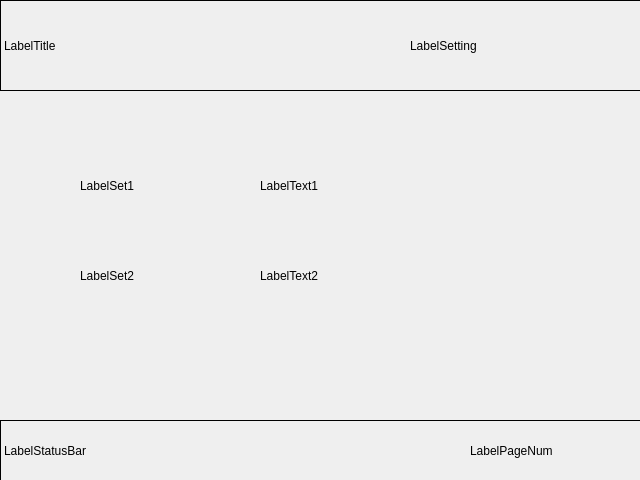
<?xml version="1.0" encoding="UTF-8"?>
<ui version="4.0">
 <class>DlgPicOrVid</class>
 <widget class="QDialog" name="DlgPicOrVid">
  <property name="geometry">
   <rect>
    <x>0</x>
    <y>0</y>
    <width>640</width>
    <height>480</height>
   </rect>
  </property>
  <property name="windowTitle">
   <string>Dialog</string>
  </property>
  <widget class="QLabel" name="LabelTitle">
   <property name="geometry">
    <rect>
     <x>0</x>
     <y>0</y>
     <width>641</width>
     <height>91</height>
    </rect>
   </property>
   <property name="frameShape">
    <enum>QFrame::Box</enum>
   </property>
   <property name="text">
    <string>LabelTitle</string>
   </property>
  </widget>
  <widget class="QLabel" name="LabelPageNum">
   <property name="geometry">
    <rect>
     <x>470</x>
     <y>430</y>
     <width>151</width>
     <height>41</height>
    </rect>
   </property>
   <property name="text">
    <string>LabelPageNum</string>
   </property>
  </widget>
  <widget class="QLabel" name="LabelStatusBar">
   <property name="geometry">
    <rect>
     <x>0</x>
     <y>420</y>
     <width>641</width>
     <height>61</height>
    </rect>
   </property>
   <property name="frameShape">
    <enum>QFrame::Box</enum>
   </property>
   <property name="text">
    <string>LabelStatusBar</string>
   </property>
  </widget>
  <widget class="QLabel" name="LabelSet2">
   <property name="geometry">
    <rect>
     <x>80</x>
     <y>240</y>
     <width>481</width>
     <height>71</height>
    </rect>
   </property>
   <property name="frameShape">
    <enum>QFrame::NoFrame</enum>
   </property>
   <property name="text">
    <string>LabelSet2</string>
   </property>
  </widget>
  <widget class="QLabel" name="LabelSet1">
   <property name="geometry">
    <rect>
     <x>80</x>
     <y>150</y>
     <width>481</width>
     <height>71</height>
    </rect>
   </property>
   <property name="frameShape">
    <enum>QFrame::NoFrame</enum>
   </property>
   <property name="text">
    <string>LabelSet1</string>
   </property>
  </widget>
  <widget class="QLabel" name="LabelText2">
   <property name="geometry">
    <rect>
     <x>260</x>
     <y>240</y>
     <width>311</width>
     <height>71</height>
    </rect>
   </property>
   <property name="text">
    <string>LabelText2</string>
   </property>
  </widget>
  <widget class="QLabel" name="LabelSetting">
   <property name="geometry">
    <rect>
     <x>410</x>
     <y>0</y>
     <width>231</width>
     <height>91</height>
    </rect>
   </property>
   <property name="layoutDirection">
    <enum>Qt::LeftToRight</enum>
   </property>
   <property name="text">
    <string>LabelSetting</string>
   </property>
  </widget>
  <widget class="QLabel" name="LabelText1">
   <property name="geometry">
    <rect>
     <x>260</x>
     <y>150</y>
     <width>281</width>
     <height>71</height>
    </rect>
   </property>
   <property name="text">
    <string>LabelText1</string>
   </property>
  </widget>
 </widget>
 <resources/>
 <connections/>
</ui>
